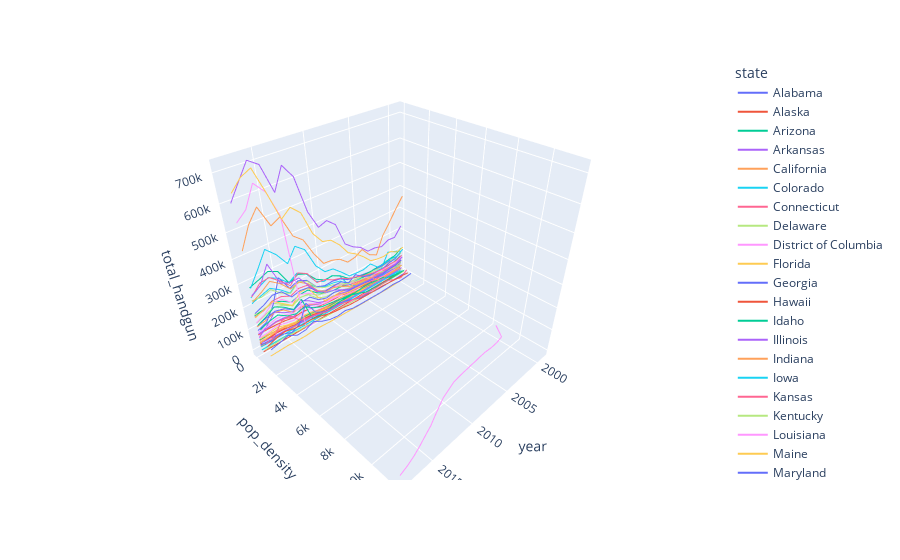

The notebook cell this image was saved under:
### Code cell
import plotly.express as px
import plotly.express as px
fig = px.line_3d(all_df, x="year", y="pop_density", z="total_handgun", color='state')
fig.show()

### Figure 1 — Plotly figure (JSON) as saved in the notebook; plotly's stock layout.template omitted (floating-point values rounded to 4 significant figures)
{"data": [{"hovertemplate": "state=Alabama<br>year=%{x}<br>pop_density=%{y}<br>total_handgun=%{z}<extra></extra>", "legendgroup": "Alabama", "line": {"color": "#636efa", "dash": "solid"}, "mode": "lines", "name": "Alabama", "scene": "scene", "showlegend": true, "type": "scatter3d", "x": [1999, 2000, 2001, 2002, 2003, 2004, 2005, 2006, 2007, 2008, 2009, 2010, 2011, 2012, 2013, 2014, 2015, 2016, 2017, 2018], "y": [86.12, 87.73, 87.97, 88.14, 88.5, 88.92, 89.57, 90.61, 91.4, 92.18, 92.79, 94.31, 94.57, 94.9, 95.19, 95.43, 95.64, 95.87, 96.07, 96.32], "z": [94544, 81983, 86615, 81324, 84163, 85821, 91961, 98254, 106824, 129517, 138145, 136652, 151878, 201513, 219673, 205267, 271875, 173345, 113839, 99101]}, {"hovertemplate": "state=Alaska<br>year=%{x}<br>pop_density=%{y}<br>total_handgun=%{z}<extra></extra>", "legendgroup": "Alaska", "line": {"color": "#EF553B", "dash": "solid"}, "mode": "lines", "name": "Alaska", "scene": "scene", "showlegend": true, "type": "scatter3d", "x": [1999, 2000, 2001, 2002, 2003, 2004, 2005, 2006, 2007, 2008, 2009, 2010, 2011, 2012, 2013, 2014, 2015, 2016, 2017, 2018], "y": [1.083, 1.097, 1.107, 1.124, 1.138, 1.157, 1.171, 1.184, 1.193, 1.203, 1.221, 1.248, 1.262, 1.277, 1.289, 1.287, 1.29, 1.296, 1.293, 1.289], "z": [14339, 12714, 13229, 12202, 12823, 14819, 17257, 18610, 19876, 24615, 25154, 27870, 30518, 38200, 39179, 38233, 39635, 40083, 37532, 35344]}, {"hovertemplate": "state=Arizona<br>year=%{x}<br>pop_density=%{y}<br>total_handgun=%{z}<extra></extra>", "legendgroup": "Arizona", "line": {"color": "#00cc96", "dash": "solid"}, "mode": "lines", "name": "Arizona", "scene": "scene", "showlegend": true, "type": "scatter3d", "x": [1999, 2000, 2001, 2002, 2003, 2004, 2005, 2006, 2007, 2008, 2009, 2010, 2011, 2012, 2013, 2014, 2015, 2016, 2017, 2018], "y": [42.05, 45.47, 46.68, 47.98, 49.2, 50.68, 52.58, 54.49, 55.99, 57.2, 58.04, 56.39, 56.97, 57.7, 58.39, 59.26, 60.14, 61.12, 62.03, 63.11], "z": [78103, 65267, 63196, 57203, 58771, 65013, 76933, 85187, 81058, 88394, 91341, 99529, 121327, 155303, 154403, 140430, 165758, 184637, 171815, 165432]}, {"hovertemplate": "state=Arkansas<br>year=%{x}<br>pop_density=%{y}<br>total_handgun=%{z}<extra></extra>", "legendgroup": "Arkansas", "line": {"color": "#ab63fa", "dash": "solid"}, "mode": "lines", "name": "Arkansas", "scene": "scene", "showlegend": true, "type": "scatter3d", "x": [1999, 2000, 2001, 2002, 2003, 2004, 2005, 2006, 2007, 2008, 2009, 2010, 2011, 2012, 2013, 2014, 2015, 2016, 2017, 2018], "y": [49.0, 51.44, 51.68, 51.95, 52.28, 52.74, 53.32, 54.07, 54.59, 55.08, 55.49, 56.12, 56.47, 56.7, 56.84, 57.0, 57.2, 57.43, 57.67, 57.88], "z": [50523, 43458, 41276, 37642, 38906, 38373, 40888, 44148, 46938, 56832, 63813, 59795, 65384, 81713, 86754, 72569, 89626, 93045, 85643, 80350]}, {"hovertemplate": "state=California<br>year=%{x}<br>pop_density=%{y}<br>total_handgun=%{z}<extra></extra>", "legendgroup": "California", "line": {"color": "#FFA15A", "dash": "solid"}, "mode": "lines", "name": "California", "scene": "scene", "showlegend": true, "type": "scatter3d", "x": [1999, 2000, 2001, 2002, 2003, 2004, 2005, 2006, 2007, 2008, 2009, 2010, 2011, 2012, 2013, 2014, 2015, 2016, 2017, 2018], "y": [212.5, 218.0, 221.1, 223.6, 226.0, 228.0, 229.5, 230.7, 232.3, 234.6, 237.0, 239.3, 241.4, 243.4, 245.5, 247.7, 249.8, 251.4, 252.6, 253.6], "z": [371893, 328615, 280044, 235121, 158811, 177220, 219760, 200857, 195941, 227528, 240795, 245159, 304814, 380810, 413018, 502333, 484461, 567107, 518489, 439363]}, {"hovertemplate": "state=Colorado<br>year=%{x}<br>pop_density=%{y}<br>total_handgun=%{z}<extra></extra>", "legendgroup": "Colorado", "line": {"color": "#19d3f3", "dash": "solid"}, "mode": "lines", "name": "Colorado", "scene": "scene", "showlegend": true, "type": "scatter3d", "x": [1999, 2000, 2001, 2002, 2003, 2004, 2005, 2006, 2007, 2008, 2009, 2010, 2011, 2012, 2013, 2014, 2015, 2016, 2017, 2018], "y": [39.11, 41.73, 42.74, 43.43, 43.86, 44.35, 44.94, 45.83, 46.69, 47.58, 48.45, 48.67, 49.38, 50.08, 50.82, 51.59, 52.57, 53.42, 54.15, 54.91], "z": [102368, 118000, 131277, 66778, 67461, 69512, 75000, 79488, 84766, 117975, 126647, 130155, 148975, 185000, 213214, 182562, 218026, 244769, 232337, 219776]}, {"hovertemplate": "state=Connecticut<br>year=%{x}<br>pop_density=%{y}<br>total_handgun=%{z}<extra></extra>", "legendgroup": "Connecticut", "line": {"color": "#FF6692", "dash": "solid"}, "mode": "lines", "name": "Connecticut", "scene": "scene", "showlegend": true, "type": "scatter3d", "x": [1999, 2000, 2001, 2002, 2003, 2004, 2005, 2006, 2007, 2008, 2009, 2010, 2011, 2012, 2013, 2014, 2015, 2016, 2017, 2018], "y": [677.4, 704.2, 707.7, 711.8, 715.8, 717.2, 717.8, 719.4, 720.1, 723.0, 726.2, 738.7, 740.6, 741.9, 742.0, 742.0, 740.5, 738.6, 737.6, 737.4], "z": [22375, 8, 9414, 24680, 25588, 22768, 24806, 25726, 29991, 37234, 46464, 47545, 49793, 63570, 68920, 78700, 123513, 122375, 71856, 60631]}, {"hovertemplate": "state=Delaware<br>year=%{x}<br>pop_density=%{y}<br>total_handgun=%{z}<extra></extra>", "legendgroup": "Delaware", "line": {"color": "#B6E880", "dash": "solid"}, "mode": "lines", "name": "Delaware", "scene": "scene", "showlegend": true, "type": "scatter3d", "x": [1999, 2000, 2001, 2002, 2003, 2004, 2005, 2006, 2007, 2008, 2009, 2010, 2011, 2012, 2013, 2014, 2015, 2016, 2017, 2018], "y": [385.7, 402.6, 406.8, 411.6, 417.1, 423.1, 429.9, 436.7, 442.7, 448.5, 453.1, 460.4, 464.3, 468.4, 472.7, 477.3, 481.8, 485.8, 489.8, 495.0], "z": [5979, 4948, 5209, 4788, 5020, 4995, 6213, 6107, 6300, 7822, 9712, 9230, 11131, 15712, 19861, 19442, 23872, 26453, 23537, 20520]}, {"hovertemplate": "state=District of Columbia<br>year=%{x}<br>pop_density=%{y}<br>total_handgun=%{z}<extra></extra>", "legendgroup": "District of Columbia", "line": {"color": "#FF97FF", "dash": "solid"}, "mode": "lines", "name": "District of Columbia", "scene": "scene", "showlegend": true, "type": "scatter3d", "x": [1999, 2000, 2001, 2002, 2003, 2004, 2005, 2006, 2007, 2008, 2009, 2010, 2011, 2012, 2013, 2014, 2015, 2016, 2017, 2018], "y": [8453.0, 9312.0, 9414.0, 9439.0, 9410.0, 9443.0, 9480.0, 9511.0, 9551.0, 9610.0, 9766.0, 9919.0, 10160.0, 10410.0, 10660.0, 10860.0, 11070.0, 11260.0, 11400.0, 11520.0], "z": [19, 17, 12, 6, 11, 14, 19, 54, 26, 187, 356, 308, 280, 427, 453, 475, 675, 675, 758, 976]}, {"hovertemplate": "state=Florida<br>year=%{x}<br>pop_density=%{y}<br>total_handgun=%{z}<extra></extra>", "legendgroup": "Florida", "line": {"color": "#FECB52", "dash": "solid"}, "mode": "lines", "name": "Florida", "scene": "scene", "showlegend": true, "type": "scatter3d", "x": [1999, 2000, 2001, 2002, 2003, 2004, 2005, 2006, 2007, 2008, 2009, 2010, 2011, 2012, 2013, 2014, 2015, 2016, 2017, 2018], "y": [280.2, 297.6, 303.3, 309.3, 314.9, 322.2, 329.8, 335.4, 338.9, 341.6, 343.8, 349.5, 354.1, 358.4, 362.8, 368.3, 375.0, 382.6, 389.0, 395.0], "z": [128773, 122562, 142355, 136819, 140959, 150880, 188425, 219607, 242807, 295143, 332491, 343715, 393230, 490384, 525587, 496767, 601871, 698920, 681550, 643595]}, {"hovertemplate": "state=Georgia<br>year=%{x}<br>pop_density=%{y}<br>total_handgun=%{z}<extra></extra>", "legendgroup": "Georgia", "line": {"color": "#636efa", "dash": "solid"}, "mode": "lines", "name": "Georgia", "scene": "scene", "showlegend": true, "type": "scatter3d", "x": [1999, 2000, 2001, 2002, 2003, 2004, 2005, 2006, 2007, 2008, 2009, 2010, 2011, 2012, 2013, 2014, 2015, 2016, 2017, 2018], "y": [134.5, 142.1, 145.4, 148.3, 150.9, 153.9, 157.1, 161.1, 164.6, 167.5, 169.7, 167.7, 169.3, 171.0, 172.2, 173.9, 175.8, 178.0, 179.8, 181.7], "z": [106569, 83738, 79997, 68660, 70067, 70216, 84156, 114233, 93554, 117550, 118170, 114490, 134906, 170985, 177111, 168885, 213093, 218367, 195803, 180943]}, {"hovertemplate": "state=Hawaii<br>year=%{x}<br>pop_density=%{y}<br>total_handgun=%{z}<extra></extra>", "legendgroup": "Hawaii", "line": {"color": "#EF553B", "dash": "solid"}, "mode": "lines", "name": "Hawaii", "scene": "scene", "showlegend": true, "type": "scatter3d", "x": [1999, 2000, 2001, 2002, 2003, 2004, 2005, 2006, 2007, 2008, 2009, 2010, 2011, 2012, 2013, 2014, 2015, 2016, 2017, 2018], "y": [184.6, 188.6, 189.7, 191.2, 193.0, 195.1, 197.1, 198.6, 198.8, 200.5, 201.7, 212.4, 214.7, 217.2, 219.3, 220.3, 221.5, 222.3, 221.7, 221.2], "z": [0, 0, 0, 0, 0, 0, 0, 0, 0, 0, 0, 0, 0, 6, 0, 0, 8, 20, 14, 10]}, {"hovertemplate": "state=Idaho<br>year=%{x}<br>pop_density=%{y}<br>total_handgun=%{z}<extra></extra>", "legendgroup": "Idaho", "line": {"color": "#00cc96", "dash": "solid"}, "mode": "lines", "name": "Idaho", "scene": "scene", "showlegend": true, "type": "scatter3d", "x": [1999, 2000, 2001, 2002, 2003, 2004, 2005, 2006, 2007, 2008, 2009, 2010, 2011, 2012, 2013, 2014, 2015, 2016, 2017, 2018], "y": [15.13, 15.71, 15.97, 16.22, 16.49, 16.82, 17.23, 17.7, 18.12, 18.46, 18.68, 18.98, 19.14, 19.28, 19.48, 19.72, 19.96, 20.34, 20.77, 21.2], "z": [21584, 19285, 17377, 15673, 15998, 15989, 17966, 20342, 22829, 26056, 26085, 26251, 31534, 39379, 41486, 35828, 42919, 50691, 49752, 51196]}, {"hovertemplate": "state=Illinois<br>year=%{x}<br>pop_density=%{y}<br>total_handgun=%{z}<extra></extra>", "legendgroup": "Illinois", "line": {"color": "#ab63fa", "dash": "solid"}, "mode": "lines", "name": "Illinois", "scene": "scene", "showlegend": true, "type": "scatter3d", "x": [1999, 2000, 2001, 2002, 2003, 2004, 2005, 2006, 2007, 2008, 2009, 2010, 2011, 2012, 2013, 2014, 2015, 2016, 2017, 2018], "y": [218.2, 223.8, 225.0, 225.9, 226.6, 227.5, 228.0, 228.8, 229.9, 231.1, 232.3, 231.0, 231.5, 231.8, 232.1, 231.9, 231.4, 230.8, 230.0, 229.2], "z": [77420, 60504, 57953, 52562, 53877, 53904, 56745, 60587, 64374, 80729, 99880, 109204, 134178, 181910, 236374, 235091, 252978, 352411, 282267, 259554]}, {"hovertemplate": "state=Indiana<br>year=%{x}<br>pop_density=%{y}<br>total_handgun=%{z}<extra></extra>", "legendgroup": "Indiana", "line": {"color": "#FFA15A", "dash": "solid"}, "mode": "lines", "name": "Indiana", "scene": "scene", "showlegend": true, "type": "scatter3d", "x": [1999, 2000, 2001, 2002, 2003, 2004, 2005, 2006, 2007, 2008, 2009, 2010, 2011, 2012, 2013, 2014, 2015, 2016, 2017, 2018], "y": [165.7, 169.8, 170.8, 171.4, 172.4, 173.3, 174.3, 175.7, 176.9, 178.1, 179.1, 181.0, 181.7, 182.3, 183.1, 183.8, 184.2, 184.9, 185.7, 186.6], "z": [31730, 22982, 25208, 19158, 29783, 63251, 63983, 69893, 74557, 94894, 110510, 112636, 136257, 188993, 215811, 205304, 249659, 278987, 251978, 231244]}, {"hovertemplate": "state=Iowa<br>year=%{x}<br>pop_density=%{y}<br>total_handgun=%{z}<extra></extra>", "legendgroup": "Iowa", "line": {"color": "#19d3f3", "dash": "solid"}, "mode": "lines", "name": "Iowa", "scene": "scene", "showlegend": true, "type": "scatter3d", "x": [1999, 2000, 2001, 2002, 2003, 2004, 2005, 2006, 2007, 2008, 2009, 2010, 2011, 2012, 2013, 2014, 2015, 2016, 2017, 2018], "y": [51.36, 52.41, 52.43, 52.43, 52.49, 52.65, 52.79, 53.06, 53.32, 53.59, 53.84, 54.61, 54.88, 55.06, 55.36, 55.66, 55.87, 56.06, 56.27, 56.49], "z": [649, 440, 421, 333, 274, 335, 343, 312, 264, 378, 464, 608, 1027, 1503, 2160, 2153, 2715, 2975, 2683, 2213]}, {"hovertemplate": "state=Kansas<br>year=%{x}<br>pop_density=%{y}<br>total_handgun=%{z}<extra></extra>", "legendgroup": "Kansas", "line": {"color": "#FF6692", "dash": "solid"}, "mode": "lines", "name": "Kansas", "scene": "scene", "showlegend": true, "type": "scatter3d", "x": [1999, 2000, 2001, 2002, 2003, 2004, 2005, 2006, 2007, 2008, 2009, 2010, 2011, 2012, 2013, 2014, 2015, 2016, 2017, 2018], "y": [32.44, 32.91, 33.02, 33.16, 33.27, 33.38, 33.51, 33.68, 33.93, 34.19, 34.45, 34.94, 35.07, 35.27, 35.37, 35.46, 35.56, 35.58, 35.58, 35.59], "z": [35809, 29377, 28025, 26334, 27260, 27429, 28221, 37954, 43892, 54072, 63269, 62375, 65924, 88085, 88841, 66442, 83086, 88492, 81972, 73792]}, {"hovertemplate": "state=Kentucky<br>year=%{x}<br>pop_density=%{y}<br>total_handgun=%{z}<extra></extra>", "legendgroup": "Kentucky", "line": {"color": "#B6E880", "dash": "solid"}, "mode": "lines", "name": "Kentucky", "scene": "scene", "showlegend": true, "type": "scatter3d", "x": [1999, 2000, 2001, 2002, 2003, 2004, 2005, 2006, 2007, 2008, 2009, 2010, 2011, 2012, 2013, 2014, 2015, 2016, 2017, 2018], "y": [99.7, 101.9, 102.4, 103.0, 103.7, 104.4, 105.3, 106.2, 107.1, 107.9, 108.6, 109.4, 110.0, 110.4, 110.9, 111.1, 111.4, 111.7, 112.1, 112.5], "z": [96183, 84688, 84430, 78747, 78667, 81212, 83889, 88373, 90491, 99733, 105589, 101852, 112562, 139489, 143223, 124291, 149596, 161940, 148753, 133622]}, {"hovertemplate": "state=Louisiana<br>year=%{x}<br>pop_density=%{y}<br>total_handgun=%{z}<extra></extra>", "legendgroup": "Louisiana", "line": {"color": "#FF97FF", "dash": "solid"}, "mode": "lines", "name": "Louisiana", "scene": "scene", "showlegend": true, "type": "scatter3d", "x": [1999, 2000, 2001, 2002, 2003, 2004, 2005, 2006, 2007, 2008, 2009, 2010, 2011, 2012, 2013, 2014, 2015, 2016, 2017, 2018], "y": [100.4, 102.6, 102.4, 102.5, 102.7, 103.1, 103.2, 97.34, 100.5, 102.2, 103.1, 104.3, 105.0, 105.6, 106.2, 106.6, 107.1, 107.4, 107.2, 107.0], "z": [70507, 59327, 59756, 60116, 61879, 58940, 83836, 85864, 84001, 103374, 106957, 100366, 112845, 142213, 157163, 140272, 176080, 184620, 152714, 134913]}, {"hovertemplate": "state=Maine<br>year=%{x}<br>pop_density=%{y}<br>total_handgun=%{z}<extra></extra>", "legendgroup": "Maine", "line": {"color": "#FECB52", "dash": "solid"}, "mode": "lines", "name": "Maine", "scene": "scene", "showlegend": true, "type": "scatter3d", "x": [1999, 2000, 2001, 2002, 2003, 2004, 2005, 2006, 2007, 2008, 2009, 2010, 2011, 2012, 2013, 2014, 2015, 2016, 2017, 2018], "y": [40.6, 41.39, 41.63, 41.93, 42.22, 42.39, 42.5, 42.61, 42.68, 42.76, 42.72, 43.02, 43.04, 43.02, 43.04, 43.12, 43.05, 43.14, 43.26, 43.37], "z": [12928, 12055, 13193, 12952, 13102, 13825, 14032, 14857, 15401, 19138, 22013, 24205, 27901, 37627, 39858, 33604, 43736, 50232, 42022, 38645]}, {"hovertemplate": "state=Maryland<br>year=%{x}<br>pop_density=%{y}<br>total_handgun=%{z}<extra></extra>", "legendgroup": "Maryland", "line": {"color": "#636efa", "dash": "solid"}, "mode": "lines", "name": "Maryland", "scene": "scene", "showlegend": true, "type": "scatter3d", "x": [1999, 2000, 2001, 2002, 2003, 2004, 2005, 2006, 2007, 2008, 2009, 2010, 2011, 2012, 2013, 2014, 2015, 2016, 2017, 2018], "y": [529.1, 543.3, 549.9, 556.6, 562.4, 567.1, 571.2, 574.2, 576.5, 579.0, 583.1, 592.2, 597.4, 602.3, 606.1, 609.6, 612.5, 614.4, 616.4, 618.2], "z": [2054, 1708, 1471, 1280, 1339, 3083, 10097, 9444, 22674, 37352, 46389, 40567, 46683, 67830, 133057, 55837, 37956, 53405, 53124, 54329]}, {"hovertemplate": "state=Massachusetts<br>year=%{x}<br>pop_density=%{y}<br>total_handgun=%{z}<extra></extra>", "legendgroup": "Massachusetts", "line": {"color": "#EF553B", "dash": "solid"}, "mode": "lines", "name": "Massachusetts", "scene": "scene", "showlegend": true, "type": "scatter3d", "x": [1999, 2000, 2001, 2002, 2003, 2004, 2005, 2006, 2007, 2008, 2009, 2010, 2011, 2012, 2013, 2014, 2015, 2016, 2017, 2018], "y": [787.6, 811.6, 817.8, 821.6, 822.9, 822.9, 823.1, 824.8, 829.0, 834.6, 841.0, 837.6, 843.5, 849.9, 856.4, 862.7, 866.8, 870.7, 875.4, 880.4], "z": [9504, 14067, 15490, 17775, 21189, 20815, 20581, 21341, 22247, 24184, 30166, 33468, 42506, 55136, 61229, 59724, 66056, 76567, 67828, 53787]}, {"hovertemplate": "state=Michigan<br>year=%{x}<br>pop_density=%{y}<br>total_handgun=%{z}<extra></extra>", "legendgroup": "Michigan", "line": {"color": "#00cc96", "dash": "solid"}, "mode": "lines", "name": "Michigan", "scene": "scene", "showlegend": true, "type": "scatter3d", "x": [1999, 2000, 2001, 2002, 2003, 2004, 2005, 2006, 2007, 2008, 2009, 2010, 2011, 2012, 2013, 2014, 2015, 2016, 2017, 2018], "y": [173.6, 175.3, 176.2, 176.7, 177.2, 177.6, 177.6, 177.5, 176.9, 176.1, 175.5, 173.9, 174.0, 174.2, 174.5, 174.8, 174.9, 175.2, 175.6, 176.0], "z": [1398, 964, 5214, 23211, 27100, 32593, 33073, 28574, 24623, 26618, 25716, 18531, 15234, 21026, 136692, 110078, 142450, 165938, 142622, 124708]}, {"hovertemplate": "state=Minnesota<br>year=%{x}<br>pop_density=%{y}<br>total_handgun=%{z}<extra></extra>", "legendgroup": "Minnesota", "line": {"color": "#ab63fa", "dash": "solid"}, "mode": "lines", "name": "Minnesota", "scene": "scene", "showlegend": true, "type": "scatter3d", "x": [1999, 2000, 2001, 2002, 2003, 2004, 2005, 2006, 2007, 2008, 2009, 2010, 2011, 2012, 2013, 2014, 2015, 2016, 2017, 2018], "y": [59.99, 61.98, 62.59, 63.03, 63.41, 63.8, 64.14, 64.67, 65.21, 65.7, 66.15, 66.71, 67.15, 67.54, 68.0, 68.48, 68.87, 69.38, 69.94, 70.48], "z": [27953, 29984, 29005, 28887, 40302, 39456, 37817, 41800, 45385, 55496, 62929, 59997, 73815, 104260, 126322, 95410, 112673, 136779, 97130, 64724]}, {"hovertemplate": "state=Mississippi<br>year=%{x}<br>pop_density=%{y}<br>total_handgun=%{z}<extra></extra>", "legendgroup": "Mississippi", "line": {"color": "#FFA15A", "dash": "solid"}, "mode": "lines", "name": "Mississippi", "scene": "scene", "showlegend": true, "type": "scatter3d", "x": [1999, 2000, 2001, 2002, 2003, 2004, 2005, 2006, 2007, 2008, 2009, 2010, 2011, 2012, 2013, 2014, 2015, 2016, 2017, 2018], "y": [59.02, 60.72, 60.83, 60.94, 61.14, 61.53, 61.83, 61.76, 62.29, 62.68, 62.93, 63.33, 63.5, 63.61, 63.72, 63.76, 63.72, 63.71, 63.74, 63.67], "z": [66980, 56142, 52604, 48510, 48080, 49444, 55797, 58285, 56701, 64799, 62432, 62207, 68944, 86016, 97028, 92613, 125463, 135408, 121841, 114616]}, {"hovertemplate": "state=Missouri<br>year=%{x}<br>pop_density=%{y}<br>total_handgun=%{z}<extra></extra>", "legendgroup": "Missouri", "line": {"color": "#19d3f3", "dash": "solid"}, "mode": "lines", "name": "Missouri", "scene": "scene", "showlegend": true, "type": "scatter3d", "x": [1999, 2000, 2001, 2002, 2003, 2004, 2005, 2006, 2007, 2008, 2009, 2010, 2011, 2012, 2013, 2014, 2015, 2016, 2017, 2018], "y": [79.38, 81.38, 81.93, 82.47, 82.96, 83.59, 84.29, 85.09, 85.79, 86.47, 86.92, 87.04, 87.24, 87.45, 87.69, 87.92, 88.14, 88.37, 88.68, 88.94], "z": [43744, 36523, 35878, 34263, 39108, 46817, 49910, 53998, 84055, 143407, 164674, 157387, 176807, 231266, 252778, 229945, 269241, 291803, 273172, 246344]}, {"hovertemplate": "state=Montana<br>year=%{x}<br>pop_density=%{y}<br>total_handgun=%{z}<extra></extra>", "legendgroup": "Montana", "line": {"color": "#FF6692", "dash": "solid"}, "mode": "lines", "name": "Montana", "scene": "scene", "showlegend": true, "type": "scatter3d", "x": [1999, 2000, 2001, 2002, 2003, 2004, 2005, 2006, 2007, 2008, 2009, 2010, 2011, 2012, 2013, 2014, 2015, 2016, 2017, 2018], "y": [6.065, 6.206, 6.224, 6.251, 6.298, 6.361, 6.422, 6.501, 6.577, 6.651, 6.699, 6.807, 6.851, 6.896, 6.964, 7.021, 7.08, 7.151, 7.235, 7.298], "z": [19448, 18401, 18426, 18032, 19102, 19321, 19703, 20636, 22430, 26311, 28893, 29611, 34306, 44700, 44390, 38409, 41516, 43050, 40021, 38393]}, {"hovertemplate": "state=Nebraska<br>year=%{x}<br>pop_density=%{y}<br>total_handgun=%{z}<extra></extra>", "legendgroup": "Nebraska", "line": {"color": "#B6E880", "dash": "solid"}, "mode": "lines", "name": "Nebraska", "scene": "scene", "showlegend": true, "type": "scatter3d", "x": [1999, 2000, 2001, 2002, 2003, 2004, 2005, 2006, 2007, 2008, 2009, 2010, 2011, 2012, 2013, 2014, 2015, 2016, 2017, 2018], "y": [21.67, 22.29, 22.35, 22.44, 22.55, 22.66, 22.79, 22.9, 23.02, 23.18, 23.37, 23.8, 23.94, 24.11, 24.27, 24.45, 24.61, 24.79, 24.95, 25.1], "z": [615, 393, 295, 210, 192, 176, 26, 28, 28, 116, 155, 950, 1263, 1256, 1399, 1392, 1905, 1859, 1847, 1633]}, {"hovertemplate": "state=Nevada<br>year=%{x}<br>pop_density=%{y}<br>total_handgun=%{z}<extra></extra>", "legendgroup": "Nevada", "line": {"color": "#FF97FF", "dash": "solid"}, "mode": "lines", "name": "Nevada", "scene": "scene", "showlegend": true, "type": "scatter3d", "x": [1999, 2000, 2001, 2002, 2003, 2004, 2005, 2006, 2007, 2008, 2009, 2010, 2011, 2012, 2013, 2014, 2015, 2016, 2017, 2018], "y": [16.47, 18.38, 19.07, 19.72, 20.37, 21.2, 21.93, 22.7, 23.38, 23.82, 24.07, 24.61, 24.7, 24.99, 25.29, 25.67, 26.12, 26.59, 27.06, 27.63], "z": [31387, 23817, 24035, 21956, 22692, 24866, 29772, 30783, 31649, 45248, 50143, 49669, 56604, 65506, 63392, 51948, 60528, 69956, 61487, 58817]}, {"hovertemplate": "state=New Hampshire<br>year=%{x}<br>pop_density=%{y}<br>total_handgun=%{z}<extra></extra>", "legendgroup": "New Hampshire", "line": {"color": "#FECB52", "dash": "solid"}, "mode": "lines", "name": "New Hampshire", "scene": "scene", "showlegend": true, "type": "scatter3d", "x": [1999, 2000, 2001, 2002, 2003, 2004, 2005, 2006, 2007, 2008, 2009, 2010, 2011, 2012, 2013, 2014, 2015, 2016, 2017, 2018], "y": [133.9, 138.3, 140.1, 141.7, 142.9, 144.2, 145.1, 146.3, 146.9, 147.4, 147.7, 146.8, 147.2, 147.6, 147.9, 148.7, 149.0, 149.7, 150.5, 151.3], "z": [11799, 14495, 15257, 13637, 13890, 13343, 14565, 16653, 18784, 23478, 27945, 28788, 33604, 50982, 56476, 47550, 55631, 69400, 63149, 60637]}, {"hovertemplate": "state=New Jersey<br>year=%{x}<br>pop_density=%{y}<br>total_handgun=%{z}<extra></extra>", "legendgroup": "New Jersey", "line": {"color": "#636efa", "dash": "solid"}, "mode": "lines", "name": "New Jersey", "scene": "scene", "showlegend": true, "type": "scatter3d", "x": [1999, 2000, 2001, 2002, 2003, 2004, 2005, 2006, 2007, 2008, 2009, 2010, 2011, 2012, 2013, 2014, 2015, 2016, 2017, 2018], "y": [1098.0, 1137.0, 1145.0, 1152.0, 1157.0, 1161.0, 1162.0, 1163.0, 1164.0, 1168.0, 1174.0, 1186.0, 1190.0, 1193.0, 1194.0, 1195.0, 1196.0, 1197.0, 1198.0, 1201.0], "z": [16176, 15263, 13791, 17647, 15998, 14399, 15541, 16360, 16505, 19042, 29976, 25593, 31163, 45152, 66786, 49911, 47849, 70249, 58989, 51231]}, {"hovertemplate": "state=New Mexico<br>year=%{x}<br>pop_density=%{y}<br>total_handgun=%{z}<extra></extra>", "legendgroup": "New Mexico", "line": {"color": "#EF553B", "dash": "solid"}, "mode": "lines", "name": "New Mexico", "scene": "scene", "showlegend": true, "type": "scatter3d", "x": [1999, 2000, 2001, 2002, 2003, 2004, 2005, 2006, 2007, 2008, 2009, 2010, 2011, 2012, 2013, 2014, 2015, 2016, 2017, 2018], "y": [14.34, 15.0, 15.07, 15.24, 15.41, 15.59, 15.79, 16.01, 16.22, 16.37, 16.56, 17.01, 17.14, 17.2, 17.25, 17.22, 17.22, 17.25, 17.25, 17.27], "z": [35566, 29382, 29983, 27447, 27484, 29698, 31289, 34075, 37368, 44428, 44703, 47094, 51905, 63570, 69063, 64059, 71902, 75665, 77162, 75103]}, {"hovertemplate": "state=New York<br>year=%{x}<br>pop_density=%{y}<br>total_handgun=%{z}<extra></extra>", "legendgroup": "New York", "line": {"color": "#00cc96", "dash": "solid"}, "mode": "lines", "name": "New York", "scene": "scene", "showlegend": true, "type": "scatter3d", "x": [1999, 2000, 2001, 2002, 2003, 2004, 2005, 2006, 2007, 2008, 2009, 2010, 2011, 2012, 2013, 2014, 2015, 2016, 2017, 2018], "y": [385.4, 402.4, 404.3, 405.9, 407.3, 408.7, 409.4, 410.0, 411.4, 412.3, 413.9, 410.9, 413.0, 414.6, 415.7, 416.3, 416.4, 416.0, 414.9, 413.9], "z": [10451, 9624, 8629, 8078, 9603, 11095, 12976, 28895, 40064, 44329, 54613, 59852, 65774, 82887, 108952, 98573, 110505, 137350, 129886, 114799]}, {"hovertemplate": "state=North Carolina<br>year=%{x}<br>pop_density=%{y}<br>total_handgun=%{z}<extra></extra>", "legendgroup": "North Carolina", "line": {"color": "#ab63fa", "dash": "solid"}, "mode": "lines", "name": "North Carolina", "scene": "scene", "showlegend": true, "type": "scatter3d", "x": [1999, 2000, 2001, 2002, 2003, 2004, 2005, 2006, 2007, 2008, 2009, 2010, 2011, 2012, 2013, 2014, 2015, 2016, 2017, 2018], "y": [157.1, 165.9, 168.4, 170.7, 172.8, 175.1, 178.0, 182.0, 186.1, 189.8, 192.6, 196.6, 198.2, 200.1, 202.1, 203.9, 206.0, 208.5, 210.9, 213.2], "z": [18324, 16227, 16048, 15566, 16180, 15242, 14429, 15205, 14726, 16516, 17155, 19831, 22856, 30252, 31649, 35262, 38328, 39460, 42792, 42987]}, {"hovertemplate": "state=North Dakota<br>year=%{x}<br>pop_density=%{y}<br>total_handgun=%{z}<extra></extra>", "legendgroup": "North Dakota", "line": {"color": "#FFA15A", "dash": "solid"}, "mode": "lines", "name": "North Dakota", "scene": "scene", "showlegend": true, "type": "scatter3d", "x": [1999, 2000, 2001, 2002, 2003, 2004, 2005, 2006, 2007, 2008, 2009, 2010, 2011, 2012, 2013, 2014, 2015, 2016, 2017, 2018], "y": [9.187, 9.296, 9.224, 9.186, 9.174, 9.225, 9.211, 9.232, 9.253, 9.299, 9.378, 9.782, 9.933, 10.16, 10.47, 10.69, 10.93, 10.94, 10.95, 11.02], "z": [5032, 4994, 4746, 4462, 4700, 5060, 5448, 6128, 6767, 8958, 10123, 10339, 15596, 23557, 24345, 19659, 21368, 20735, 20596, 19277]}, {"hovertemplate": "state=Ohio<br>year=%{x}<br>pop_density=%{y}<br>total_handgun=%{z}<extra></extra>", "legendgroup": "Ohio", "line": {"color": "#19d3f3", "dash": "solid"}, "mode": "lines", "name": "Ohio", "scene": "scene", "showlegend": true, "type": "scatter3d", "x": [1999, 2000, 2001, 2002, 2003, 2004, 2005, 2006, 2007, 2008, 2009, 2010, 2011, 2012, 2013, 2014, 2015, 2016, 2017, 2018], "y": [274.9, 277.5, 278.3, 278.9, 279.5, 280.0, 280.2, 280.7, 281.3, 281.5, 281.9, 281.8, 281.9, 282.0, 282.7, 283.4, 283.7, 284.1, 284.9, 285.5], "z": [119054, 99315, 103298, 97773, 99451, 133795, 123742, 126274, 131205, 168719, 202607, 208730, 254132, 341709, 372746, 318776, 374060, 411864, 350111, 292598]}, {"hovertemplate": "state=Oklahoma<br>year=%{x}<br>pop_density=%{y}<br>total_handgun=%{z}<extra></extra>", "legendgroup": "Oklahoma", "line": {"color": "#FF6692", "dash": "solid"}, "mode": "lines", "name": "Oklahoma", "scene": "scene", "showlegend": true, "type": "scatter3d", "x": [1999, 2000, 2001, 2002, 2003, 2004, 2005, 2006, 2007, 2008, 2009, 2010, 2011, 2012, 2013, 2014, 2015, 2016, 2017, 2018], "y": [48.9, 50.3, 50.46, 50.75, 50.95, 51.18, 51.45, 52.05, 52.6, 53.07, 53.69, 54.75, 55.16, 55.61, 56.11, 56.48, 56.94, 57.19, 57.27, 57.42], "z": [57147, 49532, 52066, 50570, 53744, 57409, 63140, 70088, 76620, 97833, 109656, 110381, 126424, 177976, 183437, 168627, 187511, 188417, 167696, 158710]}, {"hovertemplate": "state=Oregon<br>year=%{x}<br>pop_density=%{y}<br>total_handgun=%{z}<extra></extra>", "legendgroup": "Oregon", "line": {"color": "#B6E880", "dash": "solid"}, "mode": "lines", "name": "Oregon", "scene": "scene", "showlegend": true, "type": "scatter3d", "x": [1999, 2000, 2001, 2002, 2003, 2004, 2005, 2006, 2007, 2008, 2009, 2010, 2011, 2012, 2013, 2014, 2015, 2016, 2017, 2018], "y": [34.54, 35.74, 36.15, 36.64, 36.98, 37.23, 37.69, 38.31, 38.89, 39.41, 39.85, 39.98, 40.33, 40.62, 40.86, 41.29, 41.84, 42.62, 43.2, 43.65], "z": [63342, 49634, 46620, 44013, 47287, 48042, 52469, 56364, 60535, 71876, 77167, 80060, 95413, 132660, 140539, 123605, 150194, 178739, 169963, 167730]}, {"hovertemplate": "state=Pennsylvania<br>year=%{x}<br>pop_density=%{y}<br>total_handgun=%{z}<extra></extra>", "legendgroup": "Pennsylvania", "line": {"color": "#FF97FF", "dash": "solid"}, "mode": "lines", "name": "Pennsylvania", "scene": "scene", "showlegend": true, "type": "scatter3d", "x": [1999, 2000, 2001, 2002, 2003, 2004, 2005, 2006, 2007, 2008, 2009, 2010, 2011, 2012, 2013, 2014, 2015, 2016, 2017, 2018], "y": [267.6, 274.1, 274.4, 275.0, 275.7, 276.4, 277.1, 278.3, 279.4, 280.4, 281.3, 283.6, 284.4, 284.9, 285.1, 285.4, 285.3, 285.2, 285.4, 285.8], "z": [4139, 10, 0, 0, 2, 0, 2, 137, 1, 2, 7, 6, 94, 536, 320, 507891, 605707, 647974, 572731, 541488]}, {"hovertemplate": "state=Rhode Island<br>year=%{x}<br>pop_density=%{y}<br>total_handgun=%{z}<extra></extra>", "legendgroup": "Rhode Island", "line": {"color": "#FECB52", "dash": "solid"}, "mode": "lines", "name": "Rhode Island", "scene": "scene", "showlegend": true, "type": "scatter3d", "x": [1999, 2000, 2001, 2002, 2003, 2004, 2005, 2006, 2007, 2008, 2009, 2010, 2011, 2012, 2013, 2014, 2015, 2016, 2017, 2018], "y": [948.2, 1006.0, 1013.0, 1020.0, 1025.0, 1025.0, 1019.0, 1015.0, 1010.0, 1008.0, 1008.0, 1009.0, 1008.0, 1009.0, 1010.0, 1011.0, 1011.0, 1012.0, 1011.0, 1012.0], "z": [4933, 4216, 4385, 4061, 4014, 4294, 4266, 4321, 4535, 5869, 7168, 7641, 8689, 11604, 12821, 10096, 11377, 14507, 13176, 12619]}, {"hovertemplate": "state=South Carolina<br>year=%{x}<br>pop_density=%{y}<br>total_handgun=%{z}<extra></extra>", "legendgroup": "South Carolina", "line": {"color": "#636efa", "dash": "solid"}, "mode": "lines", "name": "South Carolina", "scene": "scene", "showlegend": true, "type": "scatter3d", "x": [1999, 2000, 2001, 2002, 2003, 2004, 2005, 2006, 2007, 2008, 2009, 2010, 2011, 2012, 2013, 2014, 2015, 2016, 2017, 2018], "y": [129.1, 133.6, 134.9, 136.3, 137.7, 139.5, 141.4, 144.1, 146.9, 149.6, 151.5, 154.0, 155.2, 156.7, 158.2, 160.2, 162.5, 164.7, 166.8, 168.9], "z": [57983, 47169, 45673, 40243, 42273, 43079, 48928, 51585, 55227, 76430, 85155, 78737, 91423, 125378, 122412, 107694, 134888, 145508, 136773, 125509]}, {"hovertemplate": "state=South Dakota<br>year=%{x}<br>pop_density=%{y}<br>total_handgun=%{z}<extra></extra>", "legendgroup": "South Dakota", "line": {"color": "#EF553B", "dash": "solid"}, "mode": "lines", "name": "South Dakota", "scene": "scene", "showlegend": true, "type": "scatter3d", "x": [1999, 2000, 2001, 2002, 2003, 2004, 2005, 2006, 2007, 2008, 2009, 2010, 2011, 2012, 2013, 2014, 2015, 2016, 2017, 2018], "y": [9.661, 9.958, 10.0, 10.04, 10.11, 10.2, 10.28, 10.39, 10.5, 10.6, 10.71, 10.76, 10.85, 10.98, 11.1, 11.19, 11.25, 11.37, 11.51, 11.63], "z": [4168, 5768, 7032, 7888, 8649, 9217, 9481, 9835, 10884, 15358, 16947, 17541, 21279, 30119, 32669, 28890, 33925, 38146, 33201, 29625]}, {"hovertemplate": "state=Tennessee<br>year=%{x}<br>pop_density=%{y}<br>total_handgun=%{z}<extra></extra>", "legendgroup": "Tennessee", "line": {"color": "#00cc96", "dash": "solid"}, "mode": "lines", "name": "Tennessee", "scene": "scene", "showlegend": true, "type": "scatter3d", "x": [1999, 2000, 2001, 2002, 2003, 2004, 2005, 2006, 2007, 2008, 2009, 2010, 2011, 2012, 2013, 2014, 2015, 2016, 2017, 2018], "y": [133.0, 138.4, 139.6, 140.8, 142.1, 143.6, 145.5, 147.7, 149.8, 151.4, 152.8, 154.2, 155.2, 156.5, 157.5, 158.7, 159.9, 161.2, 162.8, 164.3], "z": [122114, 100998, 97966, 91223, 90007, 87637, 91349, 98928, 114808, 146725, 166340, 166078, 188776, 233098, 249753, 229718, 300902, 319557, 304012, 290656]}, {"hovertemplate": "state=Texas<br>year=%{x}<br>pop_density=%{y}<br>total_handgun=%{z}<extra></extra>", "legendgroup": "Texas", "line": {"color": "#ab63fa", "dash": "solid"}, "mode": "lines", "name": "Texas", "scene": "scene", "showlegend": true, "type": "scatter3d", "x": [1999, 2000, 2001, 2002, 2003, 2004, 2005, 2006, 2007, 2008, 2009, 2010, 2011, 2012, 2013, 2014, 2015, 2016, 2017, 2018], "y": [76.56, 80.01, 81.49, 82.93, 84.26, 85.63, 87.1, 89.26, 91.05, 92.84, 94.66, 96.42, 97.96, 99.66, 101.2, 103.0, 105.0, 106.7, 108.2, 109.6], "z": [229866, 189654, 193477, 177884, 188869, 190373, 225605, 245460, 275743, 376363, 408417, 396375, 473092, 615886, 666857, 586576, 692677, 717546, 661685, 604427]}, {"hovertemplate": "state=Utah<br>year=%{x}<br>pop_density=%{y}<br>total_handgun=%{z}<extra></extra>", "legendgroup": "Utah", "line": {"color": "#FFA15A", "dash": "solid"}, "mode": "lines", "name": "Utah", "scene": "scene", "showlegend": true, "type": "scatter3d", "x": [1999, 2000, 2001, 2002, 2003, 2004, 2005, 2006, 2007, 2008, 2009, 2010, 2011, 2012, 2013, 2014, 2015, 2016, 2017, 2018], "y": [25.93, 27.32, 27.89, 28.42, 28.97, 29.69, 30.43, 31.45, 32.43, 33.2, 33.9, 33.79, 34.26, 34.74, 35.28, 35.76, 36.31, 37.04, 37.78, 38.48], "z": [26051, 19941, 19427, 16940, 18200, 18899, 20349, 24198, 29154, 34625, 34134, 28442, 32129, 45471, 48741, 36773, 46589, 52148, 50092, 47589]}, {"hovertemplate": "state=Vermont<br>year=%{x}<br>pop_density=%{y}<br>total_handgun=%{z}<extra></extra>", "legendgroup": "Vermont", "line": {"color": "#19d3f3", "dash": "solid"}, "mode": "lines", "name": "Vermont", "scene": "scene", "showlegend": true, "type": "scatter3d", "x": [1999, 2000, 2001, 2002, 2003, 2004, 2005, 2006, 2007, 2008, 2009, 2010, 2011, 2012, 2013, 2014, 2015, 2016, 2017, 2018], "y": [64.19, 65.94, 66.18, 66.48, 66.66, 66.83, 66.9, 67.03, 67.08, 67.14, 67.22, 67.66, 67.78, 67.68, 67.7, 67.59, 67.59, 67.42, 67.52, 67.71], "z": [6443, 5867, 5873, 5656, 5846, 5816, 5912, 6743, 6673, 8102, 8898, 9535, 11276, 14891, 15913, 13926, 16366, 18342, 17651, 18600]}, {"hovertemplate": "state=Virginia<br>year=%{x}<br>pop_density=%{y}<br>total_handgun=%{z}<extra></extra>", "legendgroup": "Virginia", "line": {"color": "#FF6692", "dash": "solid"}, "mode": "lines", "name": "Virginia", "scene": "scene", "showlegend": true, "type": "scatter3d", "x": [1999, 2000, 2001, 2002, 2003, 2004, 2005, 2006, 2007, 2008, 2009, 2010, 2011, 2012, 2013, 2014, 2015, 2016, 2017, 2018], "y": [173.6, 179.4, 181.6, 184.0, 186.2, 188.6, 191.0, 193.1, 195.0, 196.9, 199.1, 202.6, 204.6, 206.7, 208.4, 209.9, 211.2, 212.4, 213.8, 215.1], "z": [84170, 71978, 73338, 69145, 72882, 80005, 89812, 103747, 114206, 137088, 148246, 169736, 175556, 235889, 257928, 221407, 262175, 296012, 292322, 254216]}, {"hovertemplate": "state=Washington<br>year=%{x}<br>pop_density=%{y}<br>total_handgun=%{z}<extra></extra>", "legendgroup": "Washington", "line": {"color": "#B6E880", "dash": "solid"}, "mode": "lines", "name": "Washington", "scene": "scene", "showlegend": true, "type": "scatter3d", "x": [1999, 2000, 2001, 2002, 2003, 2004, 2005, 2006, 2007, 2008, 2009, 2010, 2011, 2012, 2013, 2014, 2015, 2016, 2017, 2018], "y": [86.5, 88.83, 89.98, 91.01, 91.87, 92.94, 94.09, 95.76, 97.15, 98.67, 100.1, 101.3, 102.5, 103.6, 104.6, 106.0, 107.7, 109.6, 111.6, 113.2], "z": [29640, 34495, 41661, 51134, 61050, 64946, 70933, 78501, 86959, 105614, 120959, 128688, 150152, 198633, 214288, 183413, 204953, 240751, 228733, 233901]}, {"hovertemplate": "state=West Virginia<br>year=%{x}<br>pop_density=%{y}<br>total_handgun=%{z}<extra></extra>", "legendgroup": "West Virginia", "line": {"color": "#FF97FF", "dash": "solid"}, "mode": "lines", "name": "West Virginia", "scene": "scene", "showlegend": true, "type": "scatter3d", "x": [1999, 2000, 2001, 2002, 2003, 2004, 2005, 2006, 2007, 2008, 2009, 2010, 2011, 2012, 2013, 2014, 2015, 2016, 2017, 2018], "y": [75.05, 75.05, 74.7, 74.73, 74.85, 74.9, 74.92, 75.06, 75.22, 75.38, 75.58, 77.01, 77.09, 77.11, 76.99, 76.81, 76.5, 76.04, 75.47, 75.0], "z": [40720, 36957, 38178, 37574, 36561, 36608, 38730, 40045, 42137, 50684, 57192, 58351, 70744, 90107, 104412, 89182, 101276, 105855, 94410, 88740]}, {"hovertemplate": "state=Wisconsin<br>year=%{x}<br>pop_density=%{y}<br>total_handgun=%{z}<extra></extra>", "legendgroup": "Wisconsin", "line": {"color": "#FECB52", "dash": "solid"}, "mode": "lines", "name": "Wisconsin", "scene": "scene", "showlegend": true, "type": "scatter3d", "x": [1999, 2000, 2001, 2002, 2003, 2004, 2005, 2006, 2007, 2008, 2009, 2010, 2011, 2012, 2013, 2014, 2015, 2016, 2017, 2018], "y": [96.68, 98.95, 99.59, 100.3, 100.8, 101.5, 102.0, 102.6, 103.1, 103.6, 104.1, 104.8, 105.0, 105.3, 105.6, 105.9, 106.1, 106.3, 106.6, 107.0], "z": [49549, 40804, 41129, 39058, 43253, 41028, 39972, 43712, 43615, 54043, 64538, 62781, 102151, 166410, 167123, 126605, 157065, 188275, 173954, 158189]}, {"hovertemplate": "state=Wyoming<br>year=%{x}<br>pop_density=%{y}<br>total_handgun=%{z}<extra></extra>", "legendgroup": "Wyoming", "line": {"color": "#636efa", "dash": "solid"}, "mode": "lines", "name": "Wyoming", "scene": "scene", "showlegend": true, "type": "scatter3d", "x": [1999, 2000, 2001, 2002, 2003, 2004, 2005, 2006, 2007, 2008, 2009, 2010, 2011, 2012, 2013, 2014, 2015, 2016, 2017, 2018], "y": [4.939, 5.087, 5.077, 5.119, 5.141, 5.18, 5.214, 5.282, 5.39, 5.489, 5.605, 5.813, 5.842, 5.935, 5.995, 5.999, 6.032, 6.017, 5.962, 5.95], "z": [10485, 9308, 9469, 9157, 9214, 9488, 10310, 11494, 12158, 16273, 16830, 15821, 19964, 25790, 28577, 23588, 24251, 24360, 22066, 23556]}], "layout": {"legend": {"title": {"text": "state"}, "tracegroupgap": 0}, "margin": {"t": 60}, "scene": {"domain": {"x": [0, 1], "y": [0, 1]}, "xaxis": {"title": {"text": "year"}}, "yaxis": {"title": {"text": "pop_density"}}, "zaxis": {"title": {"text": "total_handgun"}}}}}
